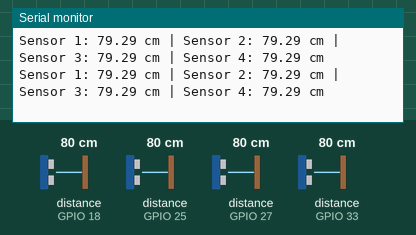
Simulated run of this sketch. Board: ESP32. On the bench: the last lines printed to the serial monitor. Wiring (inferred from the names in the program): 4 × ultrasonic range finder: trigger GPIO 5, echo GPIO 18 / trigger GPIO 12, echo GPIO 33 / trigger GPIO 14, echo GPIO 27 / trigger GPIO 26, echo GPIO 25. The inputs (shaded band) are chosen by the test bench; at power-on: distance to the obstacle (sensors on GPIO 18, GPIO 25, GPIO 27, GPIO 33) 80 cm. The echo pulse lasts 58.3 µs per cm.

Above: at 1.3 s.
1.4 s: distance to the obstacle (sensor on GPIO 18) set to 2 cm
At 2.0 s:
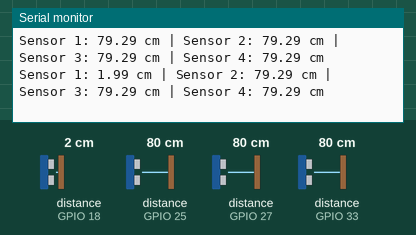
2.9 s: distance to the obstacle (sensor on GPIO 25) set to 2 cm
At 3.6 s:
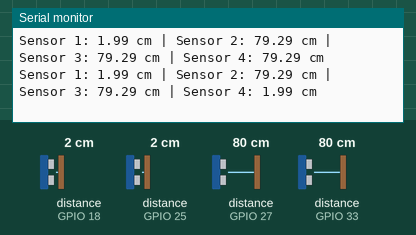
4.4 s: distance to the obstacle (sensor on GPIO 27) set to 2 cm
At 5.1 s:
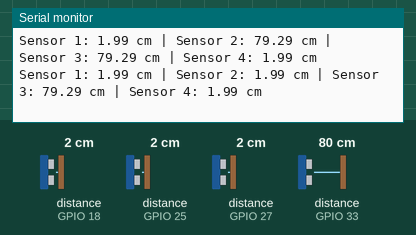
5.9 s: distance to the obstacle (sensor on GPIO 33) set to 2 cm
At 6.6 s:
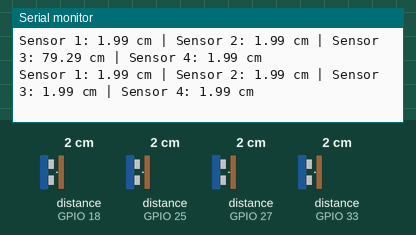
7.4 s: distance to the obstacle (sensor on GPIO 18) set to 4 cm
At 8.1 s:
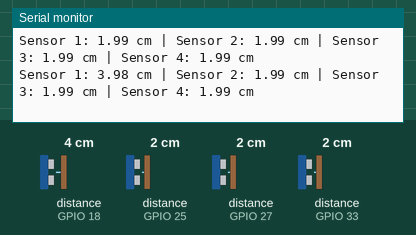
8.9 s: distance to the obstacle (sensor on GPIO 25) set to 4 cm
At 9.6 s:
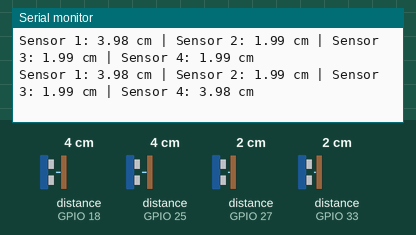
Timing chart, 0 to 11.4 s (numbered marks = the images above; inputs shaded):
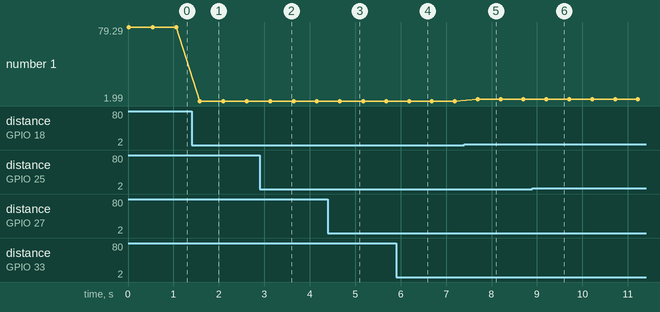

Measured:
- after the input at 1.4 s, the serial monitor: prints a new line after 0.18 s (image 1)
- after the input at 2.9 s, the serial monitor: prints a new line after 0.23 s (image 2)
- after the input at 4.4 s, the serial monitor: prints a new line after 0.26 s (image 3)
- after the input at 5.9 s, the serial monitor: prints a new line after 0.29 s (image 4)
- after the input at 7.4 s, the serial monitor: prints a new line after 0.30 s (image 5)
- after the input at 8.9 s, the serial monitor: prints a new line after 0.31 s (image 6)
- plotted number 1: 79.29 → 1.99 after the input at 1.4 s, 1.99 → 3.98 after the input at 7.4 s

The sketch:

ultrasonic.ino
```cpp
// Define pins for 4 ultrasonic sensors
#define TRIG1 5
#define ECHO1 18

#define TRIG2 14
#define ECHO2 27

#define TRIG3 12
#define ECHO3 33

#define TRIG4 26
#define ECHO4 25

float readDistanceCM(int trigPin, int echoPin) {
  digitalWrite(trigPin, LOW);
  delayMicroseconds(2);
  digitalWrite(trigPin, HIGH);
  delayMicroseconds(10);
  digitalWrite(trigPin, LOW);

  long duration = pulseIn(echoPin, HIGH, 25000); // timeout after 25ms
  float distance = duration * 0.034 / 2;

  if (duration == 0) {
    return -1;  // Sensor failed or out of range
  }

  return distance;
}

void setup() {
  Serial.begin(115200);

  pinMode(TRIG1, OUTPUT); pinMode(ECHO1, INPUT);
  pinMode(TRIG2, OUTPUT); pinMode(ECHO2, INPUT);
  pinMode(TRIG3, OUTPUT); pinMode(ECHO3, INPUT);
  pinMode(TRIG4, OUTPUT); pinMode(ECHO4, INPUT);
}

void loop() {
  float d1 = readDistanceCM(TRIG1, ECHO1);
  float d2 = readDistanceCM(TRIG2, ECHO2);
  float d3 = readDistanceCM(TRIG3, ECHO3);
  float d4 = readDistanceCM(TRIG4, ECHO4);

  Serial.print("Sensor 1: ");
  Serial.print(d1);
  Serial.print(" cm | Sensor 2: ");
  Serial.print(d2);
  Serial.print(" cm | Sensor 3: ");
  Serial.print(d3);
  Serial.print(" cm | Sensor 4: ");
  Serial.print(d4);
  Serial.println(" cm");

  delay(500);
}
```
